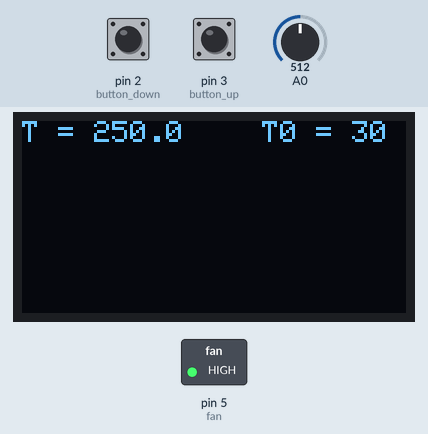
This sketch was run on a simulated Arduino Uno, built with avr-gcc and run on an emulated ATmega328P. On the bench: 128×64 one-colour display, switched loads named in the sketch (green lamp = pin HIGH). The test bench sets the inputs (shaded band); at power-on: A0 = 512, pin 2 (button_down) HIGH, pin 3 (button_up) HIGH.

Above: at 1.6 s.
1.7 s: A0 set to 65
At 2.8 s:
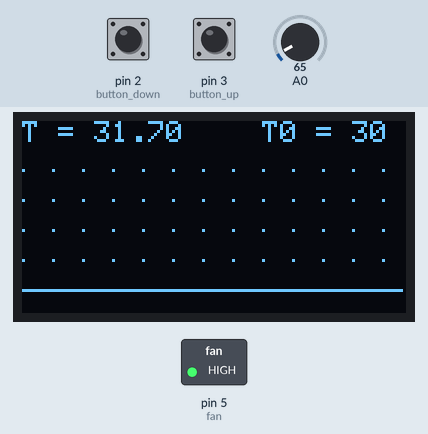
5.8 s: A0 set to 55
At 6.8 s:
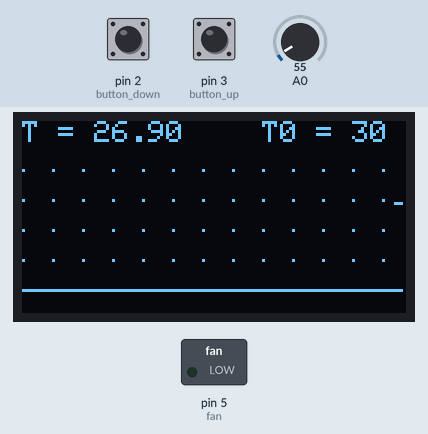
9.9 s: pin 2 (button_down) pulled LOW for 1.25 s
At 10.8 s:
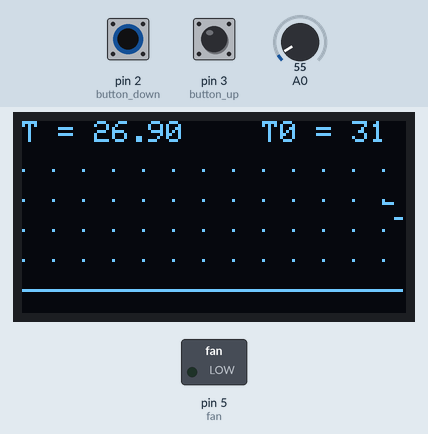
12.6 s: pin 3 (button_up) pulled LOW for 1.25 s
At 14.8 s:
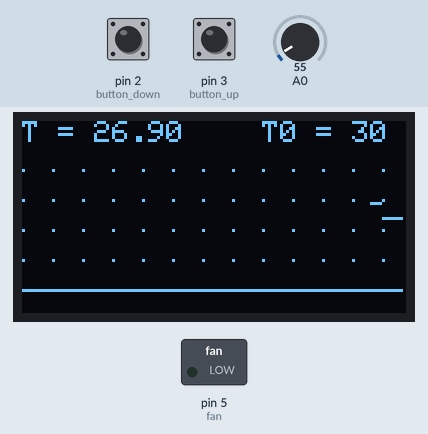
15.5 s: pin 2 (button_down) pulled LOW for 1.25 s
At 16.6 s:
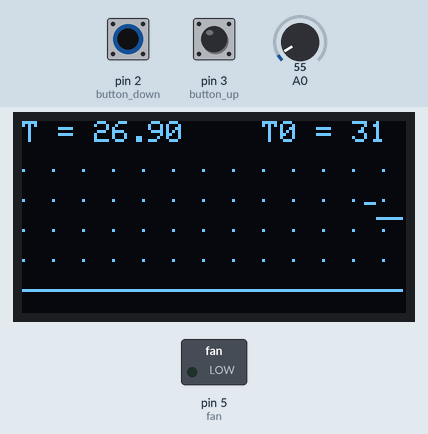
18.5 s: pin 3 (button_up) pulled LOW for 1.25 s
At 20.8 s:
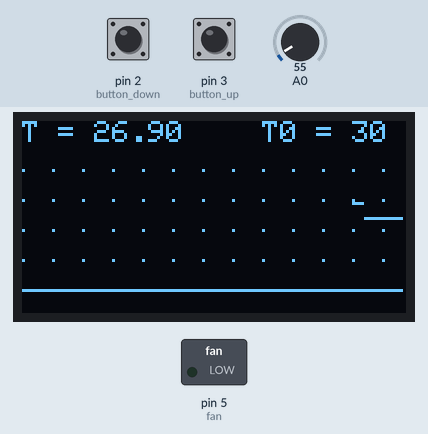
Timing chart, 0 to 22.3 s (numbered marks = the images above; inputs shaded):
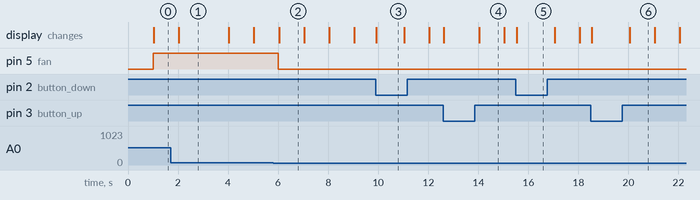

Measured:
- the behaviour switches between 62 and 61 on A0 (found by bisection; images 1 and 2)
- after the input at 1.7 s, the display: changes after 0.33 s (image 1)
- after the input at 5.8 s, pin 5 (fan): HIGH → LOW after 0.21 s

The sketch:

Temperature_control_display.ino
```cpp
//Libraries to use Display ssd1306
#include <SPI.h>
#include <Wire.h>
#include <Adafruit_GFX.h>
#include <Adafruit_SSD1306.h>

Adafruit_SSD1306 display (-1);

//Define pins
byte button_down = 2;
byte button_up = 3;
byte led = 6;
byte fan  = 5;

//Global variables
float temperature;
float signal_temperature;
float room_temperature = 30;
bool fan_activated = false;
long last_time_down;
long time_gap_down;
long last_time_up;
long time_gap_up;
long counter1 = 0;
bool change_room_temperature = false;
byte buffer_temps [128];

//SETUP function
void setup() {
  Serial.begin (9600);
  pinMode (fan, OUTPUT);

  //Set interruption for the buttons
  pinMode (button_down, INPUT_PULLUP);
  pinMode (button_up, INPUT_PULLUP);
  attachInterrupt (digitalPinToInterrupt(button_down), increase_limit, FALLING);
  attachInterrupt (digitalPinToInterrupt(button_up), decrease_limit, FALLING);

  //Initialize display for AxAA direction
  display.begin (SSD1306_SWITCHCAPVCC, 0x3C);
  //Clear display
  display.clearDisplay ();

  //Show the initial temperature's room
  show_room_temperature (room_temperature);

  //Filling the buffer array
  for (int i = 0; i < 128; i++){
    buffer_temps [i] = 110;
  }
}


//LOOP function
void loop() {

  //To wait 1 second
  if(millis() - counter1 > 1000){
    counter1 = millis ();
    signal_temperature = analogRead(A0);
    temperature = (signal_temperature / 1024) * 500;
    fan_action ();
    show_temperature(temperature);
    fill_buffer(temperature);
    draw_grid();
    graph ();
  }

  //To show changes in the room's temperature
  if (change_room_temperature){
    show_room_temperature(room_temperature);
    change_room_temperature = false;
  }
}

//Function to move the fan
void fan_action() {
  if (temperature > room_temperature){
    digitalWrite (fan, HIGH);
    fan_activated = true;
  }else{
    digitalWrite (fan, LOW);
    fan_activated  = false;
  }
}


//Function to increase room's temperature
void increase_limit (){
  time_gap_up = millis () - last_time_up;
  last_time_up = millis ();

  if (time_gap_up > 350){
    room_temperature ++;
    change_room_temperature = true;
  }
}


//Function to decrease room's temperature
void decrease_limit (){
  time_gap_down = millis () - last_time_down;
  last_time_down = millis ();

  if (time_gap_down > 350){
    room_temperature --;
    change_room_temperature = true;
  }
}

//Function to show the temperature on display
void show_temperature (float temp){
  display.setTextColor (WHITE,BLACK);
  display.setTextSize (1);
  display.setCursor (0,0);
  display.println ("T = " + String(temp,1));
  display.display ();
}

//Function to show the room's temperature on display
void show_room_temperature (float temp){
  display.setTextColor (WHITE,BLACK);
  display.setTextSize (1);
  display.setCursor (80,0);
  display.println ("T0 = " + String(temp,0));
  display.display ();
}


//Function to show a grid on display
void draw_grid (){
  //To erase the last results
  display.fillRect(0,16,128,50,BLACK);
  //Repeat points drawing a grid
  for (int j = 16; j < 63; j = j + 10){
    for (int i = 0; i < 127; i = i + 10 ){
      display.drawPixel (i,j,WHITE);
    }

    //To draw a line for 0°C
    if (j == 56){
      for (int i = 0; i < 127; i++ ){
      display.drawPixel (i,j,WHITE);
      }
    }
  }
}


//Function to graphic in real time the curve of temperature
void graph (){ //FAlta pasarle el parametro
  for (int i = 0; i < 127; i++){
    if (buffer_temps [i]< 100){
      int y = map (buffer_temps [i],-7,42,64,16);
      display.drawPixel (i,y,WHITE);
    }
  }
}

//Functoion to fill the buffer
void fill_buffer (float temp){
  for (int i = 1; i < 128; i++){
    buffer_temps [i - 1] = (byte) buffer_temps[i];
  }
  buffer_temps [127] = (byte) temp;
}
```
